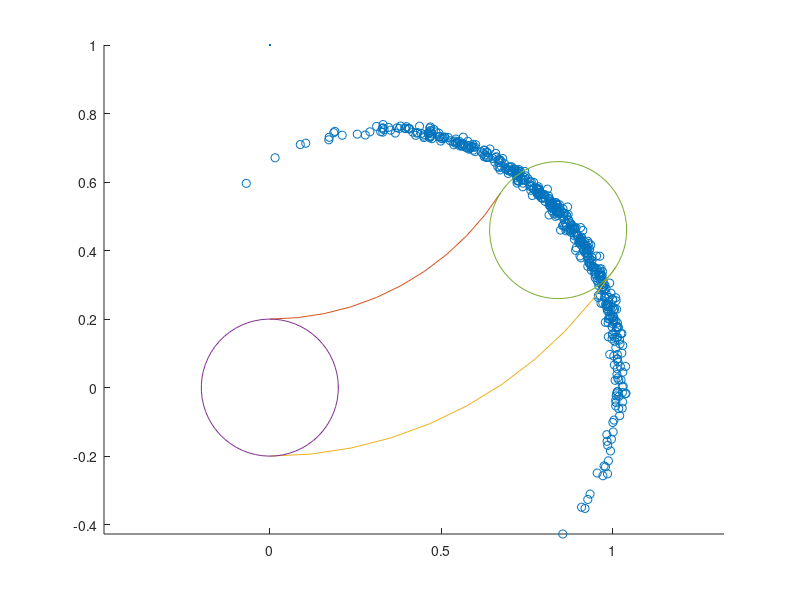

This chart was generated by the following MATLAB code:

close all;
clc;
clear all;

r = 1;
theta = 0;
delta = 1;
[a1, a2, a3, a4, a5, a6] = deal(0, 0.01, 0.7, 0.04, 0.03, 0.02);
[u1, u2, u3] = deal(0.02, 0.03, 0.04);

sample = @(x) x * randn(1);

[v0, w0, r0] = deal(1, 1, 0);
[v, w, r] = deal(v0, w0, r0);

tmp1 = a1 * (v0^2) + a2 * (w0^2);
tmp2 = a3 * (v0^2) + a4 * (w0^2);
tmp3 = a5 * (v0^2) + a6 * (w0^2);

x = [];
y = [];

for n = 1:500
    [v , w , r] = deal(v0+sample(tmp1), w0+sample(tmp2), sample(tmp3));
    x(n) = u1 + v/w * (-sin(theta) + sin(theta + w * delta) );
    y(n) = u2 + v/w * ( cos(theta) - cos(theta + w * delta) );
end

scatter(x, y , 'r.');
hold on;

plot(0, 1, '.');
hold on;
plot(0.8*cos(-pi/2:0.1:1-pi/2), 1+0.8*sin(-pi/2:0.1:1-pi/2));
hold on;
plot(1.2*cos(-pi/2:0.1:1-pi/2), 1+1.2*sin(-pi/2:0.1:1-pi/2));
hold on;
plot(0.2*cos(0:0.1:2*pi+0.1), 0.2*sin(0:0.1:2*pi+0.1));
hold on;
plot(cos(1-pi/2)+0.2*cos(0:0.1:2*pi+0.1), 1+sin(1-pi/2)+0.2*sin(0:0.1:2*pi+0.1));
hold on;
axis equal;